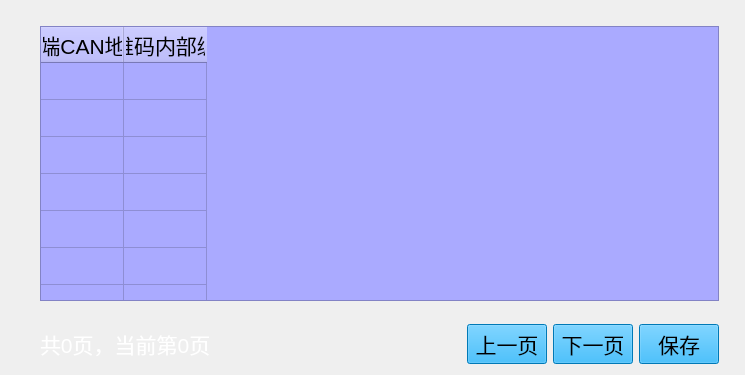
<?xml version="1.0" encoding="UTF-8"?>
<ui version="4.0">
 <class>QRcodeCreate</class>
 <widget class="QWidget" name="QRcodeCreate">
  <property name="geometry">
   <rect>
    <x>0</x>
    <y>0</y>
    <width>745</width>
    <height>375</height>
   </rect>
  </property>
  <property name="windowTitle">
   <string>Form</string>
  </property>
  <layout class="QHBoxLayout" name="horizontalLayout_2">
   <property name="sizeConstraint">
    <enum>QLayout::SetMinAndMaxSize</enum>
   </property>
   <property name="leftMargin">
    <number>40</number>
   </property>
   <property name="topMargin">
    <number>26</number>
   </property>
   <property name="rightMargin">
    <number>26</number>
   </property>
   <item>
    <layout class="QVBoxLayout" name="verticalLayout" stretch="16,1,1">
     <property name="sizeConstraint">
      <enum>QLayout::SetMinAndMaxSize</enum>
     </property>
     <item>
      <widget class="TableWidgetKeyboard" name="tableWidgetQRcode">
       <property name="font">
        <font>
         <pointsize>16</pointsize>
        </font>
       </property>
       <property name="styleSheet">
        <string notr="true">background-color: rgb(170, 170, 255);
color: rgb(0, 0, 0);</string>
       </property>
       <property name="verticalScrollBarPolicy">
        <enum>Qt::ScrollBarAlwaysOff</enum>
       </property>
       <property name="horizontalScrollBarPolicy">
        <enum>Qt::ScrollBarAlwaysOff</enum>
       </property>
       <attribute name="horizontalHeaderDefaultSectionSize">
        <number>83</number>
       </attribute>
       <attribute name="verticalHeaderVisible">
        <bool>false</bool>
       </attribute>
       <attribute name="verticalHeaderDefaultSectionSize">
        <number>37</number>
       </attribute>
       <row>
        <property name="text">
         <string/>
        </property>
       </row>
       <row>
        <property name="text">
         <string/>
        </property>
       </row>
       <row>
        <property name="text">
         <string/>
        </property>
       </row>
       <row>
        <property name="text">
         <string/>
        </property>
       </row>
       <row>
        <property name="text">
         <string/>
        </property>
       </row>
       <row>
        <property name="text">
         <string/>
        </property>
       </row>
       <row>
        <property name="text">
         <string/>
        </property>
       </row>
       <row>
        <property name="text">
         <string/>
        </property>
       </row>
       <row>
        <property name="text">
         <string/>
        </property>
       </row>
       <row>
        <property name="text">
         <string/>
        </property>
       </row>
       <column>
        <property name="text">
         <string>终端CAN地址</string>
        </property>
        <property name="font">
         <font>
          <pointsize>16</pointsize>
         </font>
        </property>
        <property name="background">
         <color>
          <red>170</red>
          <green>170</green>
          <blue>255</blue>
         </color>
        </property>
       </column>
       <column>
        <property name="text">
         <string>二维码内部编码</string>
        </property>
        <property name="font">
         <font>
          <pointsize>16</pointsize>
         </font>
        </property>
        <property name="background">
         <color>
          <red>170</red>
          <green>170</green>
          <blue>255</blue>
         </color>
        </property>
       </column>
      </widget>
     </item>
     <item>
      <spacer name="verticalSpacer">
       <property name="orientation">
        <enum>Qt::Vertical</enum>
       </property>
       <property name="sizeHint" stdset="0">
        <size>
         <width>20</width>
         <height>28</height>
        </size>
       </property>
      </spacer>
     </item>
     <item>
      <layout class="QHBoxLayout" name="horizontalLayout" stretch="6,1,1,1">
       <property name="spacing">
        <number>6</number>
       </property>
       <property name="sizeConstraint">
        <enum>QLayout::SetMinAndMaxSize</enum>
       </property>
       <item>
        <widget class="QLabel" name="labelTotal">
         <property name="font">
          <font>
           <pointsize>16</pointsize>
          </font>
         </property>
         <property name="styleSheet">
          <string notr="true">color: rgb(255, 255, 255);</string>
         </property>
         <property name="text">
          <string>共0页，当前第0页</string>
         </property>
        </widget>
       </item>
       <item>
        <widget class="QPushButton" name="buttonUp">
         <property name="sizePolicy">
          <sizepolicy hsizetype="Preferred" vsizetype="Preferred">
           <horstretch>0</horstretch>
           <verstretch>0</verstretch>
          </sizepolicy>
         </property>
         <property name="focusPolicy">
          <enum>Qt::NoFocus</enum>
         </property>
         <property name="styleSheet">
          <string notr="true">QPushButton { background-color: rgb(0, 170, 255); color: rgb(0, 0, 0); } 
QPushButton:hover:pressed{ background-color: rgb(0,0,127); color:rgb(255, 255, 255);} 
QPushButton:hover:!pressed{ background-color: rgb(0, 170, 255); color: rgb(0, 0, 0); }
QPushButton {font: 16pt ; } </string>
         </property>
         <property name="text">
          <string>上一页</string>
         </property>
        </widget>
       </item>
       <item>
        <widget class="QPushButton" name="buttonDown">
         <property name="sizePolicy">
          <sizepolicy hsizetype="Preferred" vsizetype="Preferred">
           <horstretch>0</horstretch>
           <verstretch>0</verstretch>
          </sizepolicy>
         </property>
         <property name="focusPolicy">
          <enum>Qt::NoFocus</enum>
         </property>
         <property name="styleSheet">
          <string notr="true">QPushButton { background-color: rgb(0, 170, 255); color: rgb(0, 0, 0); } 
QPushButton:hover:pressed{ background-color: rgb(0,0,127); color:rgb(255, 255, 255);} 
QPushButton:hover:!pressed{ background-color: rgb(0, 170, 255); color: rgb(0, 0, 0); }
QPushButton {font: 16pt ; } </string>
         </property>
         <property name="text">
          <string>下一页</string>
         </property>
        </widget>
       </item>
       <item>
        <widget class="QPushButton" name="buttonSave">
         <property name="sizePolicy">
          <sizepolicy hsizetype="Preferred" vsizetype="Preferred">
           <horstretch>0</horstretch>
           <verstretch>0</verstretch>
          </sizepolicy>
         </property>
         <property name="focusPolicy">
          <enum>Qt::NoFocus</enum>
         </property>
         <property name="styleSheet">
          <string notr="true">QPushButton { background-color: rgb(0, 170, 255); color: rgb(0, 0, 0); } 
QPushButton:hover:pressed{ background-color: rgb(0,0,127); color:rgb(255, 255, 255);} 
QPushButton:hover:!pressed{ background-color: rgb(0, 170, 255); color: rgb(0, 0, 0); }
QPushButton {font: 16pt ; } </string>
         </property>
         <property name="text">
          <string>保存</string>
         </property>
        </widget>
       </item>
      </layout>
     </item>
    </layout>
   </item>
  </layout>
 </widget>
 <customwidgets>
  <customwidget>
   <class>TableWidgetKeyboard</class>
   <extends>QTableWidget</extends>
   <header>TableWidgetKeyboard.h</header>
  </customwidget>
 </customwidgets>
 <resources/>
 <connections/>
</ui>
